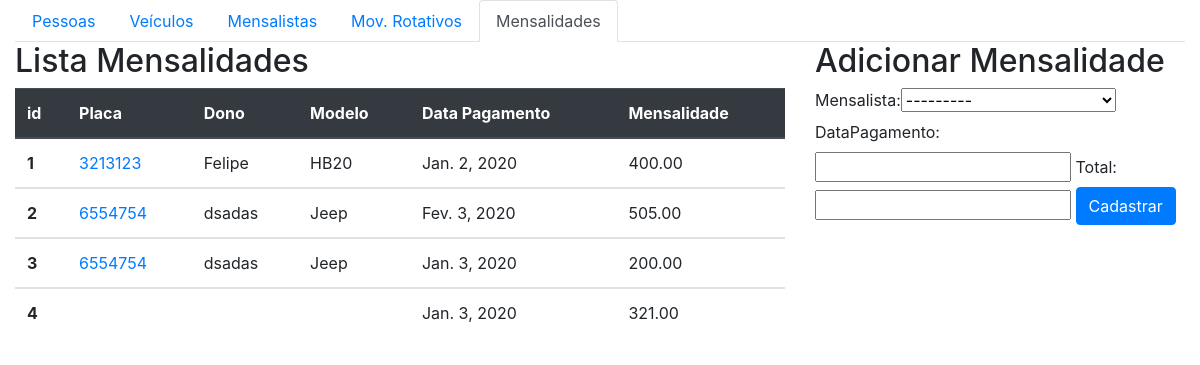
Before: /core/movmen/ with the older database file.
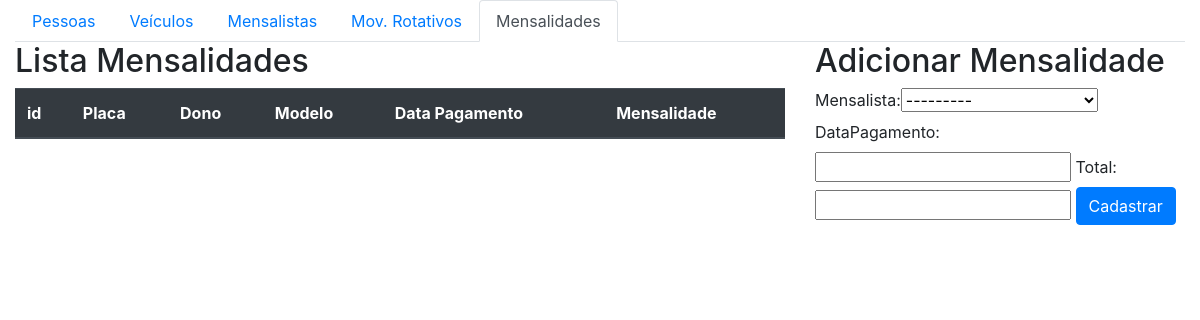
After: the same page with the newer database file.
### core/models.py (models this page shows, shortened)
class MovimentosMensalista(models.Model):
    mensalista= models.ForeignKey(mensalista,on_delete=models.SET_NULL, null=True)
    dataPagamento = models.DateField()
    total = models.DecimalField(max_digits=7, decimal_places=2)

class mensalista(models.Model):
    veiculo= models.ForeignKey(veiculo, on_delete=models.SET_NULL, null=True)
    inicio = models.DateField()
    mensalidade = models.DecimalField(max_digits=7, decimal_places=2)
    def __str__(self):
        return str(self.veiculo)

class veiculo(models.Model):
    marca = models.ForeignKey(marca, on_delete=models.SET_NULL, null=True)
    dono = models.ForeignKey(pessoa, on_delete=models.SET_NULL, null=True)
    placa = models.CharField(max_length=7, null=True)
    modelo = models.CharField(max_length=30, null=True)
    cor = models.CharField(max_length=20, null=True)
    observacoes = models.TextField()
    def __str__(self):
        return self.modelo + " - " + self.placa + " - " + str(self.dono)

class pessoa(models.Model):
    nome = models.CharField(max_length=100)
    end = models.CharField(max_length=200)
    telefone = models.CharField(max_length=200)
    def __str__(self):
        return self.nome

### core/views.py (the view)
def lista_movmen(request):
    movmen = MovimentosMensalista.objects.all()
    form = MovmenForm()
    data = {'movmen': movmen, 'form': form}
    return render(request, 'core/lista_movmen.html', data)

### core/forms.py
class MovmenForm(ModelForm):
    class Meta:
        model = MovimentosMensalista
        fields = '__all__'

### core/templates/core/lista_movmen.html (shortened to what this page needs)
<!DOCTYPE html>
{% extends 'base.html' %}
{% block main %}
{% load bootstrap %}
<html lang="en">
<head>
</head>
<body>
<ul class="nav nav-tabs">
    <li class="nav-item">
        <a class="nav-link" href="{% url 'core_lista_pessoas' %}">Pessoas</a>
    </li>
    <li class="nav-item">
        <a class="nav-link" href="{% url 'core_lista_veiculos' %}">Veículos</a>
    </li>
    <li class="nav-item">
        <a class="nav-link" href="{% url 'core_lista_mensalistas' %}">Mensalistas</a>
    </li>
    <li class="nav-item">
        <a class="nav-link" href="{% url 'core_lista_movrot' %}">Mov. Rotativos</a>
    </li>
    <li class="nav-item">
        <a class="nav-link active" href="{% url 'core_lista_movmen' %}">Mensalidades</a>
    </li>
</ul>
<div class="row">
    <div class="col-sm-8">
        <h2>Lista Mensalidades</h2>
        <table class="table">
          <thead class="thead-dark">
            <tr>
              <th scope="col">id</th>
              <th scope="col">Placa</th>
              <th scope="col">Dono</th>
              <th scope="col">Modelo</th>
              <th scope="col">Data Pagamento</th>
              <th scope="col">Mensalidade</th>
            </tr>
          </thead>
          {% for mov in movmen%}
          <tbody>
            <tr>
              <th scope="row">{{mov.id}}</th>
              <td><a href="{% url 'core_movmen_update' mov.id%}">{{mov.mensalista.veiculo.placa}}</a></td>
              <td>{{mov.mensalista.veiculo.dono}}</td>
              <td>{{mov.mensalista.veiculo.modelo}}</td>
              <td>{{mov.dataPagamento}}</td>
              <td>{{mov.total}}</td>
            </tr>
          </tbody>
          {% endfor %}
        </table>
    </div>
    <div class="col-sm-4">
        <h2>Adicionar Mensalidade</h2>
        <form action="{% url 'core_movmen_novo'%} " method="POST">
            {{ form|bootstrap }}
            <button class="btn btn-primary type="submit"> Cadastrar </button>
        </form>
    </div>
</div>
{% endblock %}

Changed rows visible on the page:
removed MovimentosMensalista: id "1", mensalista.veiculo.placa "3213123", mensalista.veiculo.dono "Felipe", mensalista.veiculo.modelo "HB20", dataPagamento "Jan. 2, 2020", total "400.00"
removed MovimentosMensalista: id "2", mensalista.veiculo.placa "6554754", mensalista.veiculo.dono "dsadas", mensalista.veiculo.modelo "Jeep", dataPagamento "Fev. 3, 2020", total "505.00"
removed MovimentosMensalista: id "3", mensalista.veiculo.placa "6554754", mensalista.veiculo.dono "dsadas", mensalista.veiculo.modelo "Jeep", dataPagamento "Jan. 3, 2020", total "200.00"
removed MovimentosMensalista: id "4", dataPagamento "Jan. 3, 2020", total "321.00"
